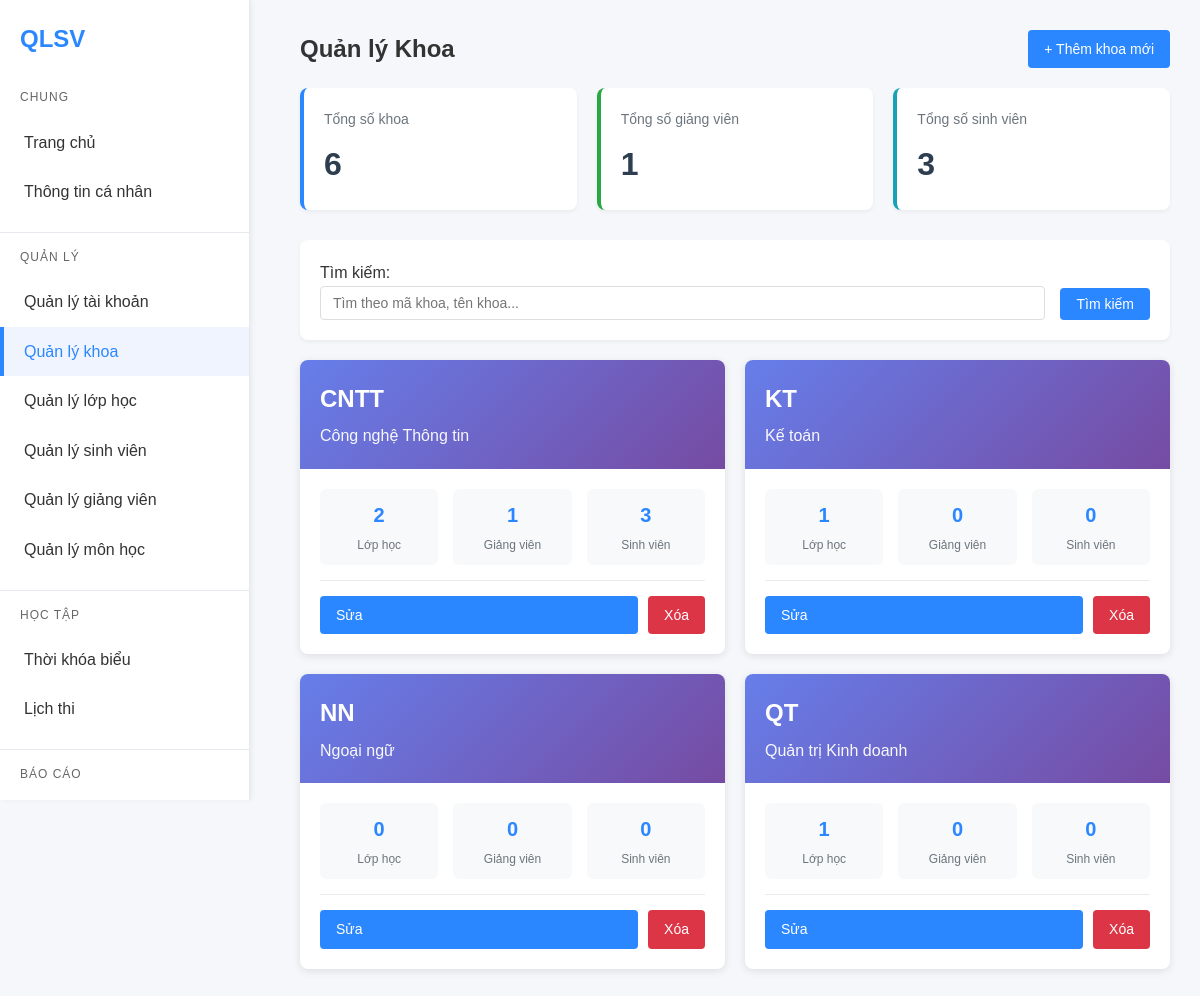
The app's page /department/list.php (signed in) with its own data.
### tables this page shows
CREATE TABLE departments (
    id INT AUTO_INCREMENT PRIMARY KEY,
    department_code VARCHAR(10) UNIQUE NOT NULL,
    department_name VARCHAR(100) NOT NULL
);

### department/list.php (the view, shortened to what this page needs)
<?php
require_once '../connect.php';
$search = $_GET['search'] ?? '';
$sql = "SELECT
    d.*,
    COUNT(DISTINCT s.id) as student_count,
    COUNT(DISTINCT t.id) as teacher_count,
    COUNT(DISTINCT c.id) as class_count
FROM departments d
LEFT JOIN students s ON d.id = s.department_id
LEFT JOIN teachers t ON d.id = t.department_id
LEFT JOIN classes c ON c.department_id = d.id
WHERE d.department_name LIKE ? OR d.department_code LIKE ?
GROUP BY d.id
ORDER BY d.department_code";
$stmt = mysqli_prepare($connection, $sql);
$search_param = "%$search%";
mysqli_stmt_bind_param($stmt, "ss", $search_param, $search_param);
mysqli_stmt_execute($stmt);
$departments = mysqli_stmt_get_result($stmt);
$stats_sql = "SELECT
    COUNT(*) as total_departments,
    COUNT(DISTINCT s.id) as total_students,
    COUNT(DISTINCT t.id) as total_teachers
FROM departments d
LEFT JOIN students s ON d.id = s.department_id
LEFT JOIN teachers t ON d.id = t.department_id";
$stats_result = mysqli_query($connection, $stats_sql);
$stats = mysqli_fetch_assoc($stats_result);
?>
<!DOCTYPE html>
<html lang="vi">
<head>
    <link rel="stylesheet" href="../css/chung.css?v=3">
</head>
<body>
    <div class="sidebar">
        <div class="brand">QLSV</div>
        <div class="nav-section">
            <div class="nav-header">Chung</div>
            <a href="../dashboard.php">Trang chủ</a>
            <a href="../profile.php">Thông tin cá nhân</a>
        </div>
        <div class="nav-section">
            <div class="nav-header">Quản lý</div>
            <a href="../account/list.php">Quản lý tài khoản</a>
            <a href="list.php" class="active">Quản lý khoa</a>
            <a href="../classes/list.php">Quản lý lớp học</a>
            <a href="../student/list.php">Quản lý sinh viên</a>
            <a href="../teacher/list.php">Quản lý giảng viên</a>
            <a href="../subject/list.php">Quản lý môn học</a>
        </div>
        <div class="nav-section">
            <div class="nav-header">Học tập</div>
            <a href="../schedule/index.php">Thời khóa biểu</a>
            <a href="../schedule/lichthi.php">Lịch thi</a>
        </div>
        <div class="nav-section">
            <div class="nav-header">Báo cáo</div>
            <a href="../reports/students.php">Thống kê sinh viên</a>
        </div>
    </div>
    <div class="main">
        <div class="actions">
            <h1> Quản lý Khoa</h1>
            <a href="form.php" class="btn btn-primary">+ Thêm khoa mới</a>
        </div>
        <div class="stats-grid">
            <div class="stat-card">
                <div class="stat-label">Tổng số khoa</div>
                <div class="stat-value"><?php echo $stats['total_departments']; ?></div>
            </div>
            <div class="stat-card teachers">
                <div class="stat-label">Tổng số giảng viên</div>
                <div class="stat-value"><?php echo $stats['total_teachers']; ?></div>
            </div>
            <div class="stat-card students">
                <div class="stat-label">Tổng số sinh viên</div>
                <div class="stat-value"><?php echo $stats['total_students']; ?></div>
            </div>
        </div>
        <div class="filters">
            <form method="get" action="list.php">
                <div class="filter-row">
                    <div class="filter-group">
                        <label> Tìm kiếm:</label>
                        <input type="text" name="search" class="form-control"
                               placeholder="Tìm theo mã khoa, tên khoa..."
                               value="<?php echo htmlspecialchars($search); ?>">
                    </div>
                    <button type="submit" class="btn btn-primary">Tìm kiếm</button>
                </div>
            </form>
        </div>
        <?php if (mysqli_num_rows($departments) > 0): ?>
        <div class="department-grid">
            <?php while ($dept = mysqli_fetch_assoc($departments)): ?>
            <div class="department-card">
                <div class="department-header">
                    <div class="department-code"><?php echo htmlspecialchars($dept['department_code']); ?></div>
                    <div class="department-name"><?php echo htmlspecialchars($dept['department_name']); ?></div>
                </div>
                <div class="department-body">
                    <div class="department-stats">
                        <div class="stat-item">
                            <div class="stat-item-value"><?php echo $dept['class_count']; ?></div>
                            <div class="stat-item-label">Lớp học</div>
                        </div>
                        <div class="stat-item">
                            <div class="stat-item-value"><?php echo $dept['teacher_count']; ?></div>
                            <div class="stat-item-label">Giảng viên</div>
                        </div>
                        <div class="stat-item">
                            <div class="stat-item-value"><?php echo $dept['student_count']; ?></div>
                            <div class="stat-item-label">Sinh viên</div>
                        </div>
                    </div>
                    <div class="department-actions">
                        <a href="form.php?id=<?php echo $dept['id']; ?>"
                           class="btn btn-primary" style="flex: 1;">
                             Sửa
                        </a>
                        <a href="delete.php?id=<?php echo $dept['id']; ?>"
                           class="btn btn-danger"
                           onclick="return confirm('Xóa khoa <?php echo htmlspecialchars($dept['department_name']); ?>?\n\nLưu ý: Không thể xóa nếu còn sinh viên, giảng viên hoặc lớp học!')">
                             Xóa
                        </a>
                    </div>
                </div>
            </div>
            <?php endwhile; ?>
        </div>
        <?php endif; ?>
    </div>
</body>
</html>

### css/chung.css (style rules this page uses)
* { margin: 0; padding: 0; box-sizing: border-box; }
body { font-family: Arial, Helvetica, sans-serif; background: #f5f7fa; line-height: 1.6; color: #333; min-height: 100vh; }
.sidebar { position: fixed !important; left: 0; top: 0; width: 250px !important; height: 100vh !important; background: #fff; border-right: 1px solid #e6e9ee; padding-top: 20px; z-index: 1000; overflow-y: auto; box-shadow: 2px 0 5px rgba(0,0,0,0.05); }
.main { margin-left: 270px !important; padding: 30px; min-height: 100vh; }
.brand { font-weight: bold !important; padding: 0 20px 20px !important; color: #2b87ff !important; font-size: 24px !important; }
.sidebar a { display: block !important; padding: 12px 20px !important; color: #333 !important; text-decoration: none !important; border-left: 4px solid transparent !important; transition: all 0.3s ease !important; }
.sidebar a:hover, .sidebar a.active { background: #f0f4ff !important; border-left-color: #2b87ff !important; color: #2b87ff !important; }
.actions { display: flex; justify-content: space-between; align-items: center; margin-bottom: 20px; flex-wrap: wrap; gap: 15px; }
.actions h1 { margin: 0; }
.filters { background: white; padding: 20px; border-radius: 8px; margin-bottom: 20px; box-shadow: 0 2px 4px rgba(0,0,0,0.05); }
.filter-row { display: flex; gap: 15px; align-items: end; flex-wrap: wrap; }
.filter-group { flex: 1; min-width: 200px; }
.form-control { width: 100%; padding: 8px 12px; border: 1px solid #ddd; border-radius: 4px; font-size: 14px; }
.nav-section { margin-bottom: 15px; border-bottom: 1px solid #e6e9ee; padding-bottom: 15px; }
.nav-header { padding: 0 20px; color: #666; font-size: 12px; text-transform: uppercase; letter-spacing: 1px; margin: 10px 0; }
h1 { color: #333; margin-bottom: 20px; font-size: 24px; }
input[type="text"], input[type="password"], input[type="email"], input[type="number"], input[type="date"], select, textarea { width: 100%; padding: 8px 12px; border: 1px solid #ddd; border-radius: 4px; font-size: 14px; transition: border-color 0.3s ease; }
.btn { display: inline-block; padding: 8px 16px; border: none; border-radius: 4px; cursor: pointer; font-size: 14px; font-weight: 500; text-decoration: none; transition: background-color 0.3s ease; }
.btn-primary { background: #2b87ff; color: white; }
.btn-danger { background: #dc3545; color: white; }

### department/list.php (style rules this page uses)
.stats-grid { display: grid; grid-template-columns: repeat(auto-fit, minmax(200px, 1fr)); gap: 20px; margin-bottom: 30px; }
.stat-card { background: white; padding: 20px; border-radius: 8px; box-shadow: 0 2px 4px rgba(0,0,0,0.05); border-left: 4px solid #2b87ff; }
.stat-card.teachers { border-left-color: #28a745; }
.stat-card.students { border-left-color: #17a2b8; }
.stat-label { font-size: 14px; color: #6c757d; margin-bottom: 8px; }
.stat-value { font-size: 32px; font-weight: 700; color: #2c3e50; }
.department-grid { display: grid; grid-template-columns: repeat(auto-fill, minmax(300px, 1fr)); gap: 20px; }
.department-card { background: white; border-radius: 8px; box-shadow: 0 2px 8px rgba(0,0,0,0.1); overflow: hidden; transition: transform 0.2s, box-shadow 0.2s; }
.department-header { background: linear-gradient(135deg, #667eea 0%, #764ba2 100%); color: white; padding: 20px; }
.department-code { font-size: 24px; font-weight: 700; margin-bottom: 5px; }
.department-name { font-size: 16px; opacity: 0.95; }
.department-body { padding: 20px; }
.department-stats { display: grid; grid-template-columns: repeat(3, 1fr); gap: 15px; margin-bottom: 15px; }
.stat-item { text-align: center; padding: 10px; background: #f8f9fa; border-radius: 6px; }
.stat-item-value { font-size: 20px; font-weight: 700; color: #2b87ff; }
.stat-item-label { font-size: 12px; color: #6c757d; margin-top: 5px; }
.department-actions { display: flex; gap: 10px; padding-top: 15px; border-top: 1px solid #e9ecef; }

### records on screen
departments: department_code "CNTT", department_name "Công nghệ Thông tin", class_count "2", teacher_count "1", student_count "3"
departments: department_code "KT", department_name "Kế toán", class_count "1", teacher_count "0", student_count "0"
departments: department_code "NN", department_name "Ngoại ngữ", class_count "0", teacher_count "0", student_count "0"
departments: department_code "QT", department_name "Quản trị Kinh doanh", class_count "1", teacher_count "0", student_count "0"

### other values on screen
$stats['total_departments'] "6"
$stats['total_teachers'] "1"
$stats['total_students'] "3"
